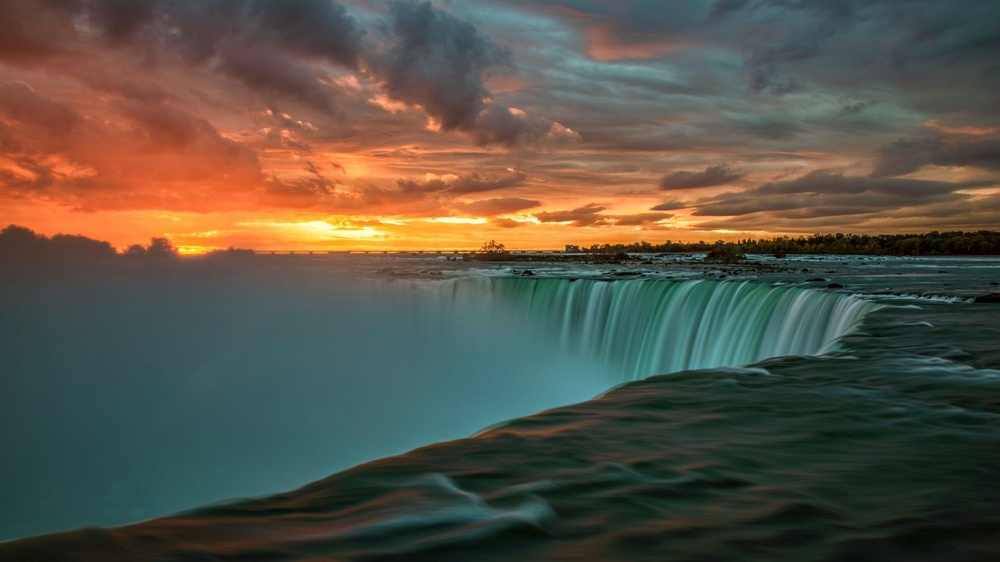
#> input picture 1.jpg, 1000 x 562 px, shrunk from 1920 x 1080 before the run
$ python task1.py
#> lines starting #> are read from the running program, lines starting #| are printed output that depends on the picture
import cv2 as cv
import numpy as np
import matplotlib.pyplot as plt

image = cv.imread("1.jpg")
#> image is the input picture: shape (562, 1000, 3); mean B, G, R 70.4, 82.7, 87.8
color = ('blue', 'green', 'red')
for i, col in enumerate(color):
    hist = cv.calcHist([image], [i], None, [256], [0, 256])
    plt.plot(hist, color=col, label=col + " channel")

plt.xlim([0, 256])
plt.legend()
plt.title("Color Channel Histograms (Original)")
plt.show()
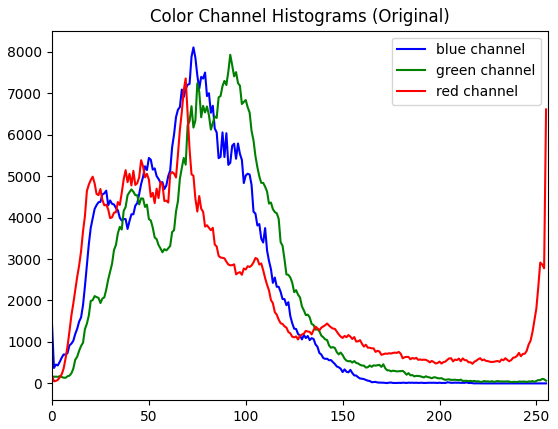
#> figure drawn by matplotlib, 1 panel; curve peaks at x = 73, y = 8104; curve peaks at x = 92, y = 7926; curve peaks at x = 69, y = 7355

alpha = 2
beta = 30
Adjusted_Image = cv.convertScaleAbs(image, alpha=alpha,beta=beta)
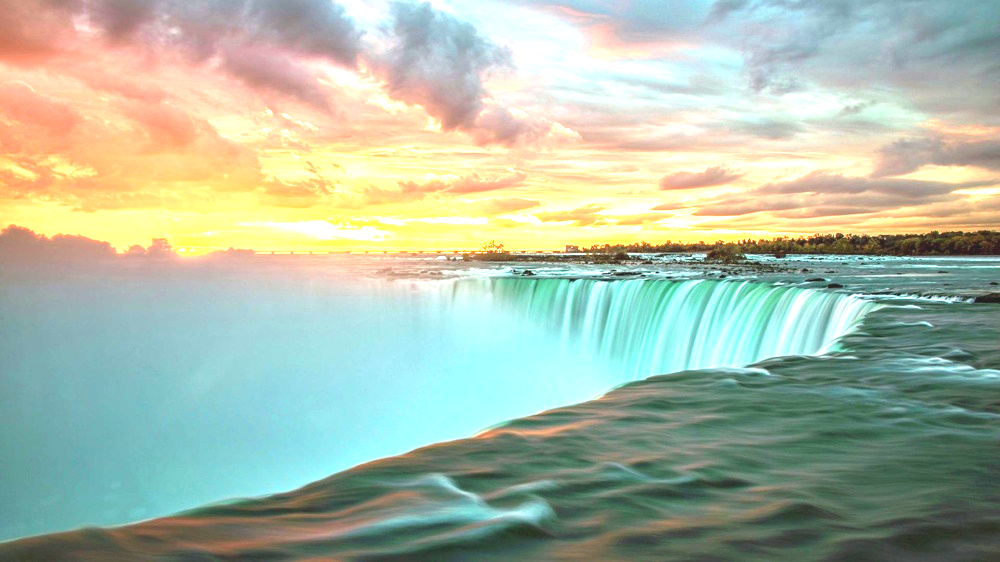
#> Adjusted_Image: shape (562, 1000, 3); mean B, G, R 168.1, 187.4, 172.2
plt.figure()
color = ('blue', 'green', 'red')

for i, col in enumerate(color):
    hist = cv.calcHist([Adjusted_Image], [i], None, [256], [0, 256])
    plt.plot(hist, color=col, label=col + " channel")

    plt.xlim([0, 256])

cv.imshow("Adjusted Image", Adjusted_Image)
cv.waitKey(0)
cv.destroyAllWindows()
plt.show()
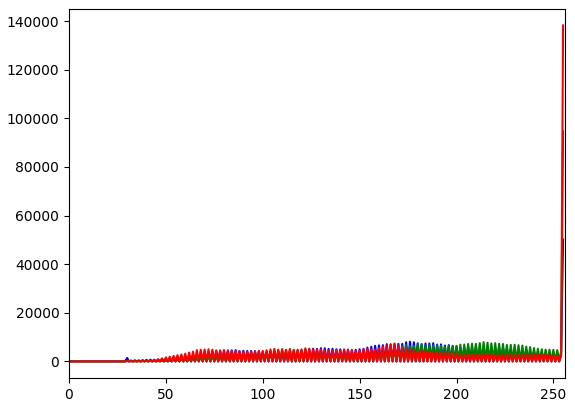
#> figure drawn by matplotlib, 1 panel; curve peaks at x = 255, y = 50189; curve peaks at x = 255, y = 94721; curve peaks at x = 255, y = 138235
